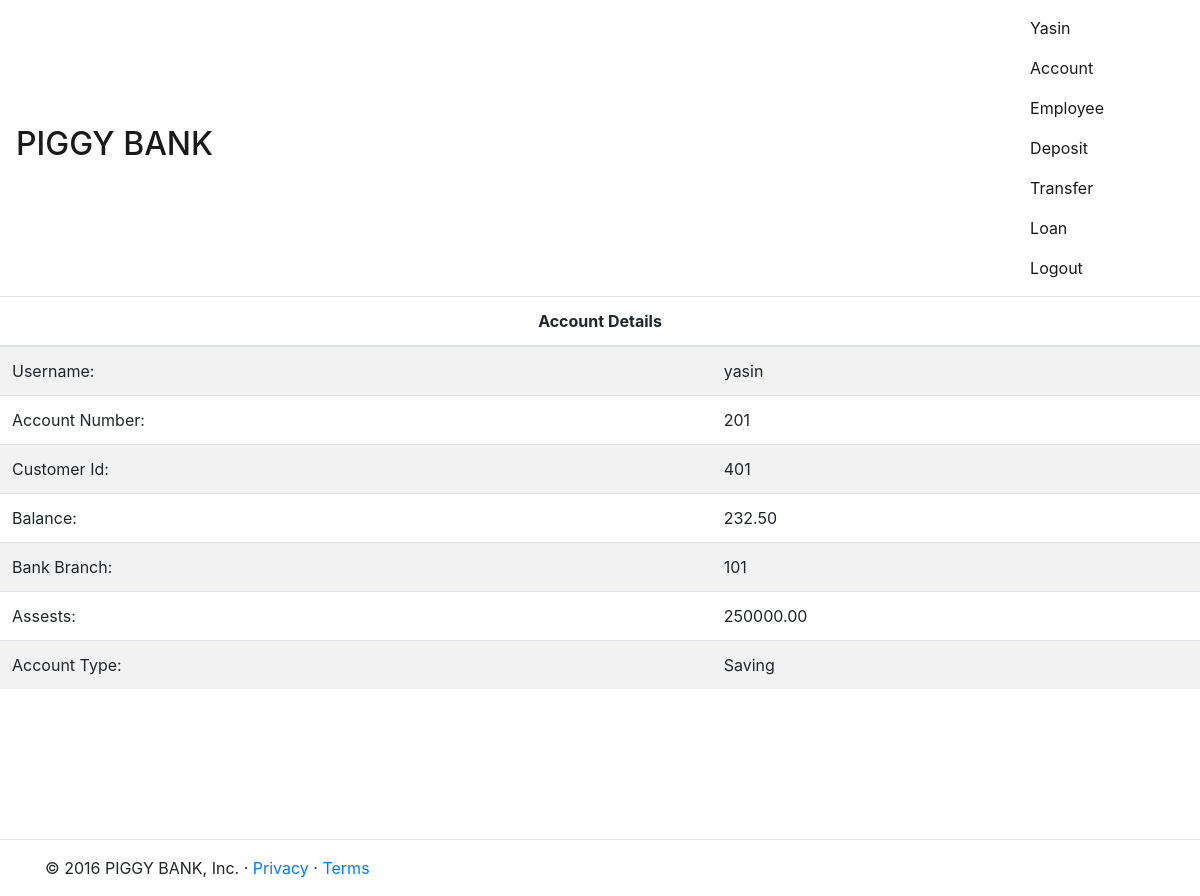
Page /account.php (signed in) on the committed database.
### tables this page shows
CREATE TABLE `account` (
  `account_number` int(5) NOT NULL,
  `customer_id` int(5) NOT NULL,
  `branch_no` int(5) NOT NULL,
  `balance` decimal(10,2) NOT NULL,
  `assests` decimal(10,2) NOT NULL,
  `account_type` varchar(40) DEFAULT NULL,
  PRIMARY KEY (`account_number`)
);

### account.php (the view, shortened to what this page needs)
<?php
require('config.php');
require('usr_funcs.php');
if(valid_user()){
    if(valid_user_account_number()){
            try{
                if($_SESSION['user_type']=='customer'){
                    $sql="SELECT * from account where account_number=".$_SESSION['valid_user_id']."";
                }else{
                    $sql="select * from employee where employee_id=".$_SESSION['valid_user_id'];
                }
            if($result=$mysqli->query($sql)){
                if($result->num_rows >0){
                    if($row=$result->fetch_array()){
    if(emp_check()){ account_emp(); }else{ ?>
  <table class='table table-striped'>
    <thead>
      <tr>
        <th colspan='2' class='table-inverse'>
          <center>Account Details</center>
        </th>
      </tr>
    </thead>
    <tr>
      <td>Username: </td>
      <td>
        <?php echo $_SESSION['valid_user']; ?>
      </td>
    </tr>
    <tr>
      <td>Account Number: </td>
      <td>
        <?php echo $row[0]; ?>
      </td>
    </tr>
    <tr>
      <td>Customer Id: </td>
      <td>
        <?php echo $row[1]; ?>
      </td>
    </tr>
    <tr>
      <td>Balance: </td>
      <td>
        <?php echo $row[3]; ?>
      </td>
    </tr>
    <tr>
      <td>Bank Branch: </td>
      <td>
        <?php echo $row[2]; ?>
      </td>
    </tr>
    <tr>
      <td>Assests: </td>
      <td>
        <?php echo $row[4]; ?>
      </td>
    </tr>
    <tr>
      <td>Account Type: </td>
      <td>
        <?php echo $row[5]; ?>
      </td>
    </tr>
  </table>
  <?php
                    }
                    }else{
                        throw new Exception("Something Went Wrong. Can't fetch_array()");
                    }
                }else{
                    throw new Exception("Sorry You haven't entered the details yet.");
                }
            } else{
                throw new Exception("Something went wrong. Can't execute the query");
            }
        }catch(Exception $e){
                do_exp_content($e->getMessage());
            }
    }else{
        header('Location:index.php');
    }
}else{
        header('Location:index.php');
    }
?>

### rows in the picture
account: account_number "201", customer "401", balance "232.50", branch_no "101", assests "250000.00", account_type "Saving"

### other values in the picture
$user "Yasin"
$_SESSION['valid_user'] "yasin"
